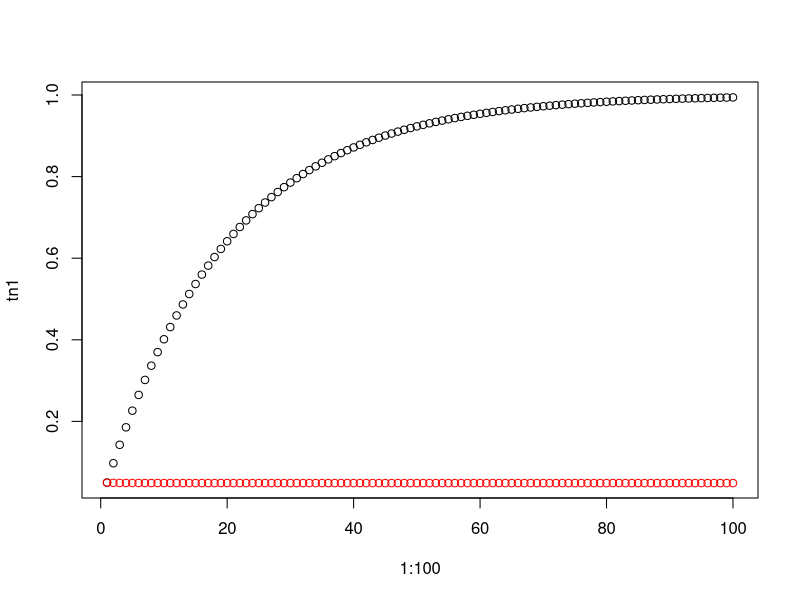

This figure's R source:
#T1

#P(vähintään yhdestä testistä p<0.05) = 1 - P(kaikista testeistä p>=0.05)

#Ei monitestauskorjausta

m <- 1:100

tn1 <- 1 - 0.95^m

#Bonferroni-korjaus

#Kaikki nimelliset p-arvot kerrotaan otoskoolla.
#Joten esimerkiksi kun m=100 saadaan 
#P(testistä saadaan p>=0.05) = 1 - 0.05/100

tn2 <- 1 - (1-0.05/m)^m

plot(1:100, tn1)
points(1:100, tn2, col="red")

#T2

#Testisuure Z_k
#Nollahypoteesin vallitessa noudattaa N(0,1)
#Vaihtoehtoisen vallitessa noudattaa N(3,1)

#testattavien hypoteesien määrä m=100000
#0.1% tilanteissa vaihtoehtoinen hypoteesi on tosi.

set.seed(2019)

m <- 100000
alpha <- 0.05

z1 <- rnorm(99900,0,1)
z2 <- rnorm(100,3,1)

z <- c(z1, z2)

z <- sample(z)
reject <- numeric(m)

p.values <- numeric(m)

#a

for (i in 1:m){
  p.values[i] <- 1-pnorm(z[i], mean = 0, sd = 1)
  
  reject[i] <- p.values[i]*m < alpha
}

sum(reject)/m

#b

p.values.sorted <- sort(p.values)

i <- 1

while (p.values.sorted[i] <= (i/m)*0.2){
  i <- i+1
}

i

#================

priori <- 0.1

ptautipos <- (0.85*priori)/(0.85*priori + 0.04*(1-priori))

ptautineg <- (0.15*priori)/(0.15*priori + 0.96*(1-priori))

100*ptautipos+900*ptautineg




